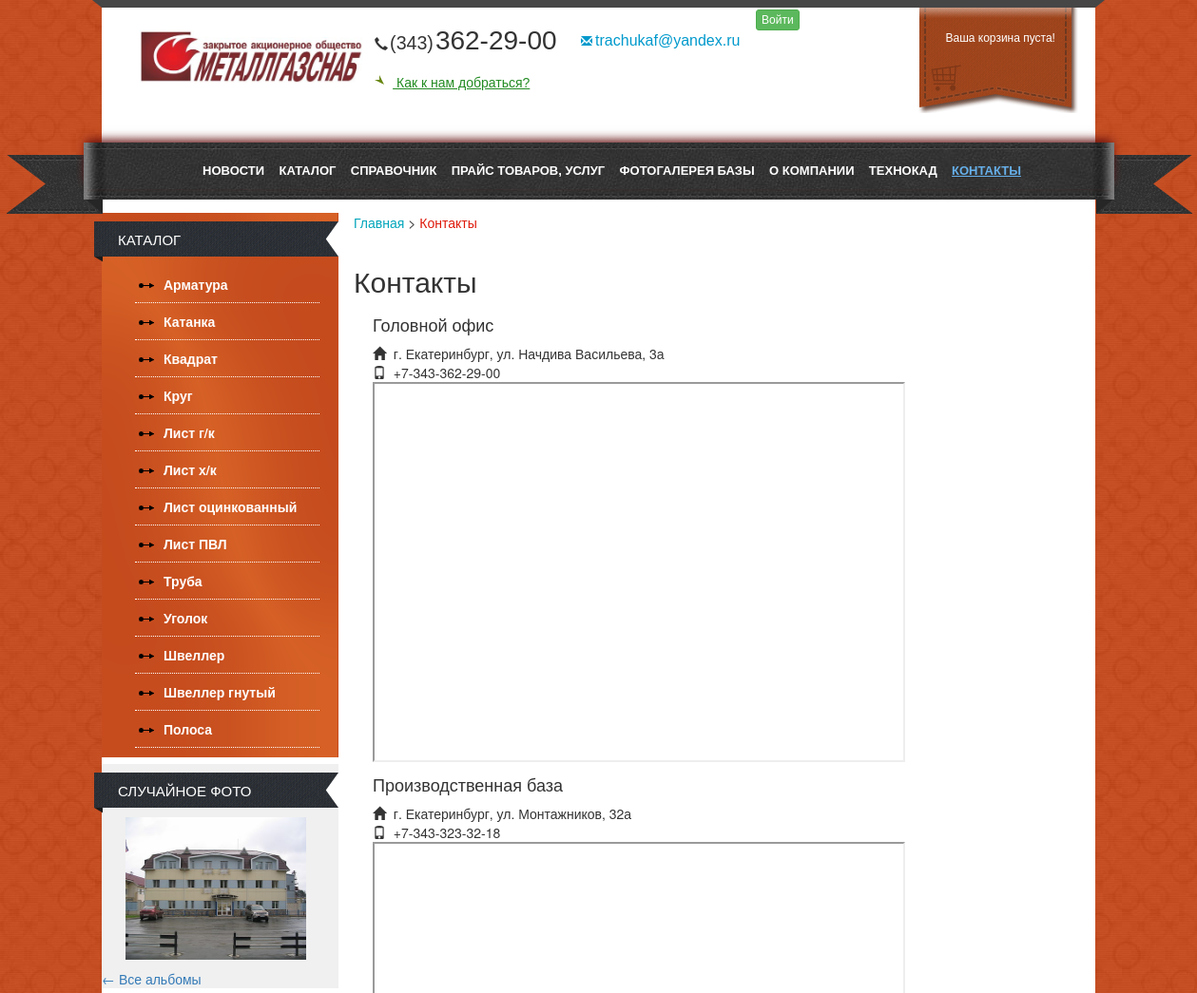
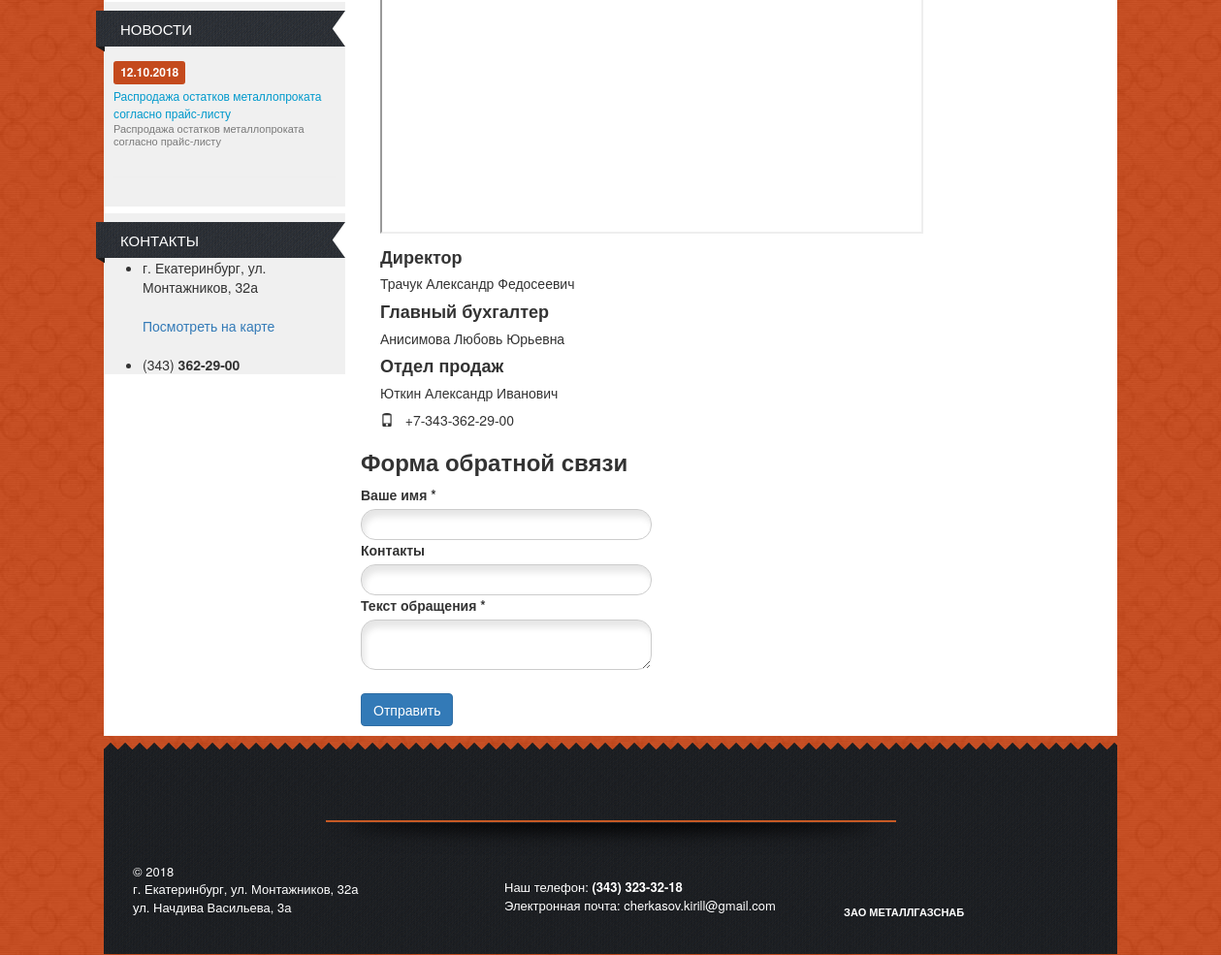
The app's page /contact/, older data (2 pictures, top to bottom).
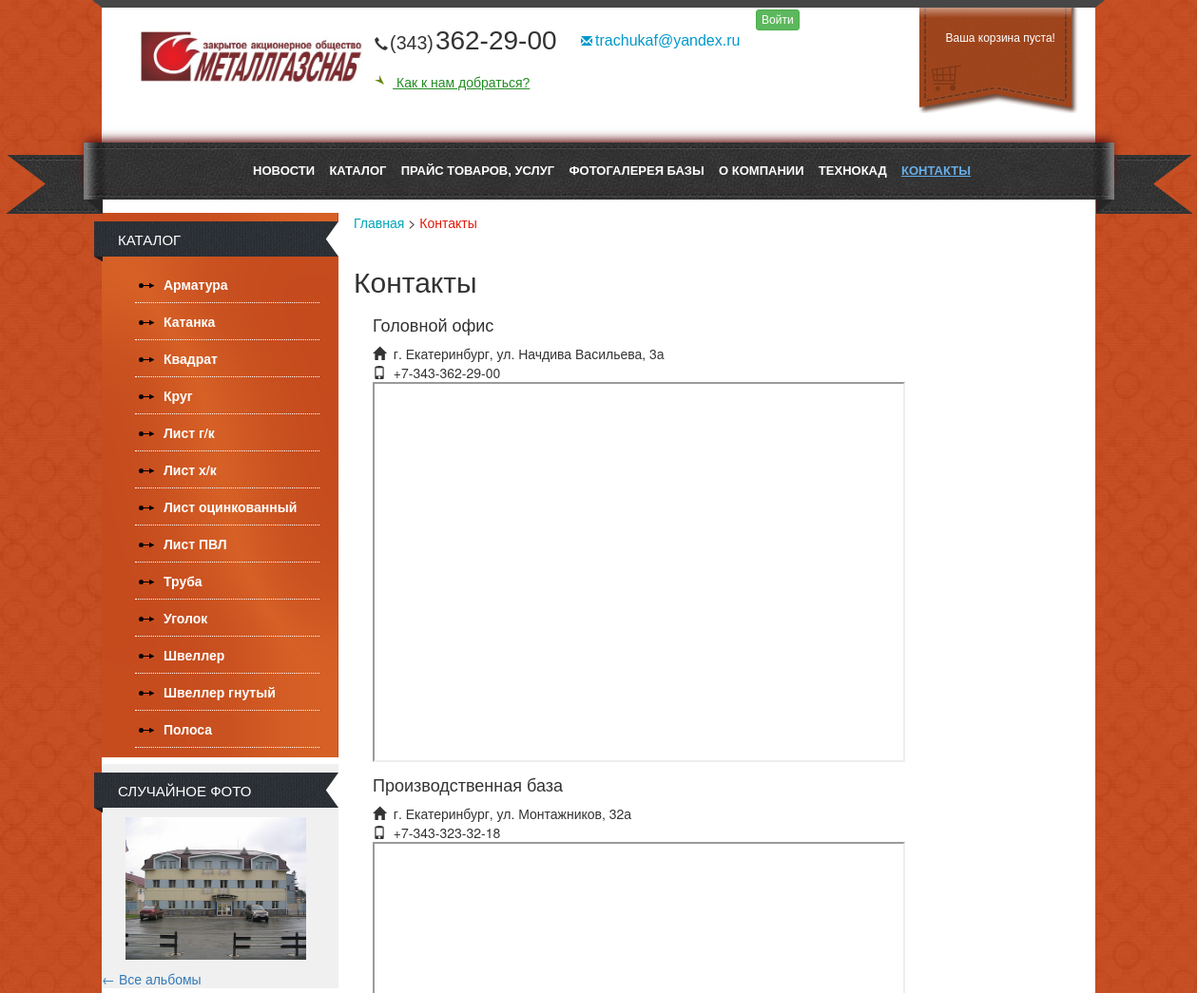
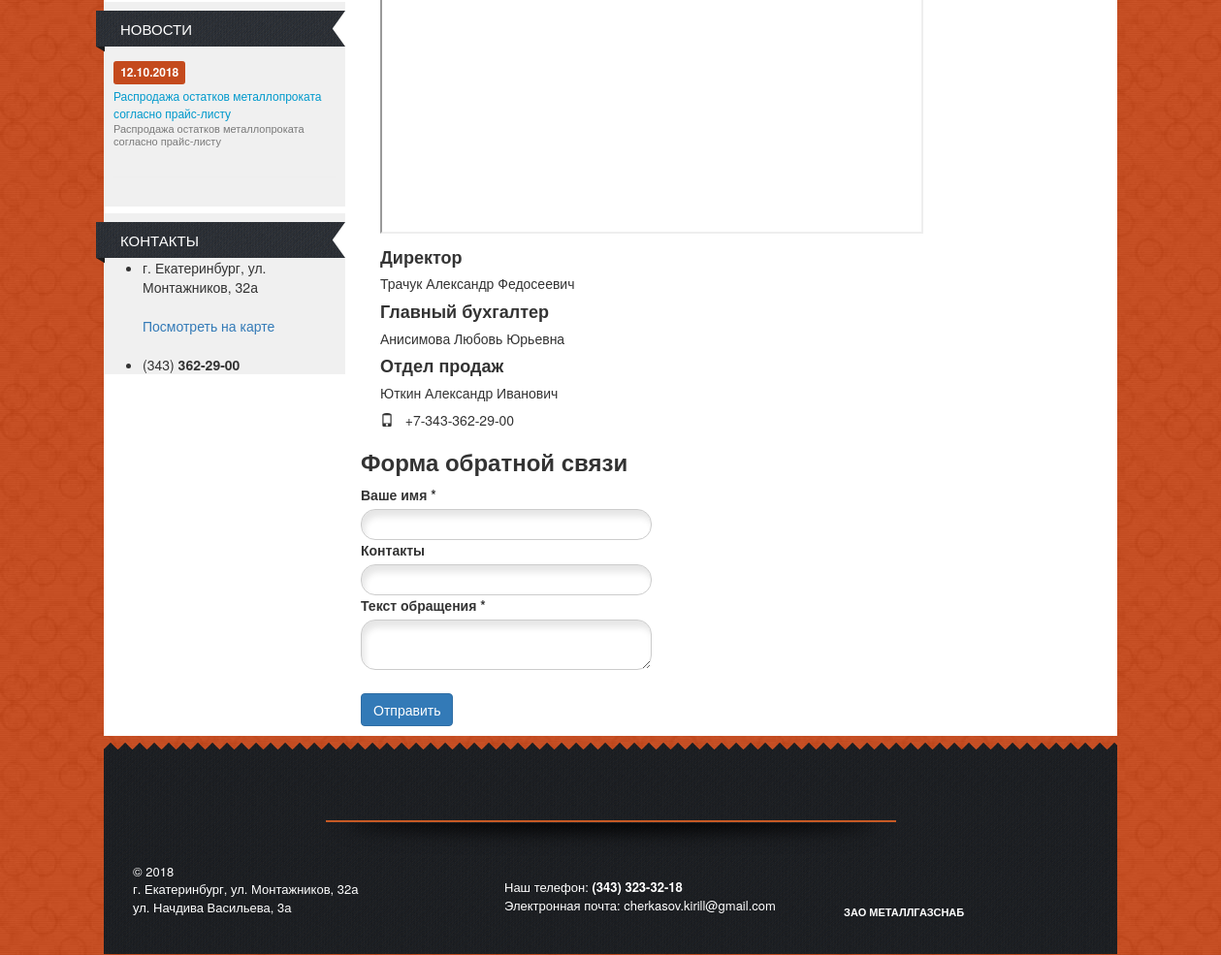
The same page, newer data (2 pictures, top to bottom).
### mainapp/models.py (models this page shows, shortened)
class TopMenu(models.Model):
    name = models.CharField(max_length=32, verbose_name="Наименовение")
    slug = models.SlugField(unique=True, verbose_name="Ссылка")
    visible = models.BooleanField(default=True, verbose_name="Видимость")
    desc = HTMLField(blank=True, null=True, verbose_name="Наполнение")
    image = models.ImageField(blank=True, null=True, verbose_name="Изображение")
    system = models.BooleanField(default=False, verbose_name="Системное")

class Organization(models.Model):
    logo = models.ImageField(upload_to='logo', verbose_name="Логотип")
    desc = HTMLField(verbose_name="О компании", blank=True, null=True)
    phone = models.CharField(max_length=64, blank=True, null=True, verbose_name="Телефон")
    phone_prefix = models.CharField(max_length=10, blank=True, null=True, verbose_name="Код города")
    email = models.CharField(max_length=256, blank=True, null=True, verbose_name="Электронная почта")
    contact_text = models.CharField(max_length=128, blank=True, null=True, verbose_name="Контактный текст")
    footer_email = models.EmailField(blank=True, null=True, verbose_name="Email в футере")
    footer_desc = models.TextField(blank=True, null=True, verbose_name="Описание в футере")
    footer_phone = models.CharField(max_length=64, blank=True, null=True, verbose_name="Телефон в футере")
    name = models.CharField(max_length=64, blank=True, null=True, verbose_name="Наименование")
    main_page_desc = HTMLField(blank=True, null=True, verbose_name="Текст внизу на главной странице")

class Category(models.Model):
    name = models.CharField(max_length=128, unique=True, verbose_name="Наименование")
    desc = HTMLField(blank=True, null=True, verbose_name="Описание")
    image = models.ImageField(upload_to='category', blank=True, null=True, verbose_name="Изображение")
    related = models.ManyToManyField('self', blank=True, verbose_name="Сопутствующие категории")
    is_active = models.BooleanField(blank=True, default=True, verbose_name='Активна')

class PhotoImage(models.Model):
    album = models.ForeignKey(PhotoAlbum, verbose_name="Альбом", on_delete=models.CASCADE,  blank=True, null=True)
    image = models.ImageField(verbose_name="Изображение", upload_to='album')
    desc = HTMLField(blank=True, null=True, verbose_name="Описание")
    name = models.CharField(max_length=128, verbose_name="Наименовение", blank=True, null=True)
    visible = models.BooleanField(default=True, verbose_name="Видимость")

class News(models.Model):
    name = models.CharField(max_length=256, verbose_name="Наименовение")
    desc = HTMLField(verbose_name="Содержание")
    date = models.DateTimeField(auto_now_add=True, blank=True)

class Contact(models.Model):
    name = models.CharField(max_length=256, verbose_name="Наименовение")
    desc = HTMLField(blank=True, null=True, verbose_name="Описание")
    map = models.CharField(max_length=256, verbose_name="Ссылка на карту", blank=True, null=True)
    phone = models.CharField(max_length=64, blank=True, null=True, verbose_name="Телефон")
    address = models.TextField(verbose_name="Адрес", blank=True, null=True)
    position = models.CharField(max_length=64, verbose_name="Должность", blank=True, null=True)

### mainapp/views.py (the view)
# urls.py: path('contact/', list_contact),
def contact(request):
    context = get_common_context()
    context['breadcrumbs'].append(BreadCrumb('Контакты', 'contact'))
    contacts = Contact.objects.all()
    places = []
    peoples = []
    for item in contacts:
        if item.map:
            places.append(item)
        if item.position:
            peoples.append(item)
    context['page'] = 'contact'
    context['places'] = places
    context['peoples'] = peoples
    return render(request, 'contact.html', context)

### mainapp/views.py (called while the page is built)
def get_common_context():
    categories = Category.objects.all()
    menu_list = TopMenu.objects.all()
    breadcrumbs = [
        BreadCrumb('Главная', '/')
    ]
    organization = Organization.objects.all()[0]
    news = News.objects.all().order_by('date')
    if news:
        news = news[:1][0]
    album = random.choice(PhotoAlbum.objects.all())
    photo = random.choice(PhotoImage.objects.filter(album=album))
    return {'organization': organization, 'menu_list': menu_list, 'categories': categories, 'news': news,
            'random_photo': photo, 'breadcrumbs': breadcrumbs}

### templates/contact.html (shortened to what this page needs)
{% extends 'base.html' %}
{% load staticfiles %}
{% block content %}
    <div class="box unstyled">
        <div class="inner">
            <div class="padd">
                <div class="header-sect"><h2>Контакты</h2></div>
                <div class="contact-page">
                    {% for place in places %}
                        <div class="contact-item">
                            <h4>{{ place.name }}</h4>
                            <div class="contact-address">
                                <span class="glyphicon glyphicon-home"></span>&nbsp;&nbsp;{{ place.address }} <br/>
                                <span class="glyphicon glyphicon-phone"></span>&nbsp;&nbsp;{{ place.phone }} <br/>
                                {{ place.map | safe }}
                            </div>
                        </div>
                    {% endfor %}
                    {% for people in peoples %}
                        <div class="contact-item">
                            <h4><b>{{ people.position }}</b></h4>
                            <h5>{{ people.name }}</h5>
                            {% if people.phone %}<span class="glyphicon glyphicon-phone"></span>&nbsp;&nbsp;
                                {{ people.phone }} <br/>
                            {% endif %}
                        </div>
                    {% endfor %}
                </div>
                <h3><b>Форма обратной связи</b></h3>
                <form action="/feedback/">
                    <label for="input-name">Ваше имя *</label><br/>
                    <input class="feedback-form" required="required" id="input-name" type="text"/> <br/>
                    <label for="input-contact">Контакты</label><br/>
                    <input class="feedback-form" id="input-contact" type="text"/> <br/>
                    <label for="input-text">Текст обращения *</label><br/>
                    <textarea class="feedback-form" id="input-text" required="required" type="textarea"></textarea>
                    <br/>
                    <input type="submit" class="btn btn-primary" value="Отправить"/>
                </form>
            </div>
        </div>
    </div>
{% endblock %}

### templates/base.html (shortened to what this page needs)
{% load staticfiles %}
<!DOCTYPE html>
<html lang="en">
<head>
    {% block styles %}
        <link rel="stylesheet" href="{% static "css/base.css" %}"/>
        <link rel="stylesheet" href="{% static "css/bootstrap.css" %}"/>
        <link rel="stylesheet" href="{% static "css/bootstrap3.css" %}"/>
    {% endblock %}
</head>
<body>
<div class="wrap">
    <div class="header">
        <div class="header-topper">
            <span class="lside"></span>
            <span class="rside"></span>
        </div>
        <div class="main_menu">
            <div class="bg">
                <span class="lside"></span>
                <div class="aligner">
                    <ul>
                        {% for menu in menu_list %}
                            {% if menu.visible %}
                                <li>
                                    <a href="/{{ menu.slug }}/"
                                       class="{% if page == menu.slug %}active{% endif %}">{{ menu.name|upper }}</a>
                                </li>
                            {% endif %}
                        {% endfor %}
                    </ul>
                </div>
                <span class="rside"></span>
            </div>
        </div>
        <div class="aligner">
            <div class="bg">
                <div class="header-blocks">
                    <div class="item first">
                            <span>
                                <div class="logo">
                                    <a href="/">
                                        <img alt="MGS" src="{{ organization.logo.url }}"/>
                                    </a>
                                </div>
                            </span>
                    </div>
                    <div class="item second">
                            <span>
                                <div class="head-text">
                                    <span class="glyphicon glyphicon-earphone"></span><span>({{ organization.phone_prefix }})</span>{{ organization.phone }}
                                </div>
                                <br/>
                                <div>
                                    <a href="/contact/">
                                        <i class="ico ico-navigate"></i>
                                        {{ organization.contact_text|capfirst }}
                                    </a>
                                </div>
                            </span>
                    </div>
                    <div class="item third">
                            <span>
                                <div class="email">
                                    <a class="blue" href="mailto:{{ organization.email }}">
                                        <span class="glyphicon glyphicon-envelope"
                                              style="font-size: 12px; margin-right: 3px;"></span>{{ organization.email }}
                                    </a>
                                </div>
                            </span>
                    </div>
                    <div class="item fourth" style="width: 264px">
                        {% if not user.is_authenticated %}
                            <a href="/user/login/">
                                <button type="button" id="login" class="btn btn-success btn-xs">
                                    Войти
                                </button>
                            </a>
                        {% endif %}
                    </div>
                    <div class="item last" id="header-card">
                            <span style="padding-left: 15px;">
                                <div class="box cart_box">
                                    <div class="basket">
                                        Ваша корзина пуста!
                                    </div>
                                </div>
                            </span>
                    </div>
                </div>
            </div>
        </div>
    </div>
    <div class="bgr">
        <div class="aligner">
            <div class="main">
                <aside class="left">
                    <div class="box catalog">
                        <div class="title">
                            <span><a href="/catalog/">Каталог</a></span>
                        </div>
                        <div class="inner">
                            <ul class="menu">
                                {% for category in categories %}
                                    <li><span><a
                                            href="/category/{{ category.id }}">{{ category.name | capfirst }}</a></span>
                                    </li>
                                {% endfor %}
                            </ul>
                        </div>
                    </div>
                    <div class="box">
                        <div class="title">
                            <span>Случайное фото</span>
                        </div>
                        <div class="inner">
                            <div class="imgitem ib"><a
                                    href="{{ random_photo.image.url }}"
                                    class="popup" rel="gallery"><img alt="{{ random_photo.image.name }}"
                                                                     src="{{ random_photo.image.url }}">
                            </a></div>
                        </div>
                        <a href="/gallery/">← Все альбомы</a></div>
                    <div class="box news">
                        <div class="title">
                            <span><a href="/news/" style="color:inherit;">Новости</a></span>
                        </div>
                        <div class="inner">
                            <div class="news">
                                <div class="item">
                                    <div class="txt">
                                        <div class="date"><span style="font-size: 12px;"
                                                                class="label label-styled">{{ news.date|date:"d.m.Y" }}</span>
                                        </div>
                                        <a href="/news/{{ news.id }}">{{ news.name }}</a>
                                        <div class="desc">{{ news.desc | safe }}</div>
                                    </div>
                                </div>
                                <hr class="double dotted">
                            </div>
                        </div>
                    </div>
                    <section class="box contact">
                        <div class="title">
                            <a href="/contact/"><span>Контакты</span></a>
                        </div>
                        <div>
                            <ul>
                                <li class="icon adress">
                                    <span>
				<div>г. Екатеринбург, ул. Монтажников, 32а
                    </div>
				<br>
				<a href="/contact/">Посмотреть на карте</a>
			</span>
                                </li>
                                <br>
                                <li class="icon phone">
                                    <span><span>(343)</span><strong> 362-29-00</strong></span>
                                </li>
                            </ul>
                        </div>
                    </section>
                </aside>
                <div id="center">
                    {% block breadcrumbs %}
                        <div class="breadcrumbs">
                            {% for crumb in breadcrumbs %}
                                <a href="{{ crumb.href }}"
                                   {% if forloop.counter == breadcrumbs|length %}class="active"{% endif %}>{{ crumb.name|capfirst }}</a>
                                {% if forloop.counter != breadcrumbs|length %}&gt;{% endif %}
                            {% endfor %}
                        </div>
                    {% endblock %}
                    {% block content %}
                    {% endblock %}
                </div>
            </div>
        </div>
    </div>
    <div class="spacer"></div>
    <div class="footer">
        <div class="bgr">
            <div class="inner">
                <div class="aligner">
                    <div class="shadow"></div>
                    <div class="footer-left">&copy; {% now "Y" %}<br/>{{ organization.footer_desc|safe }}</div>
                    <div class="footer-center">Наш телефон:
                        <b>({{ organization.phone_prefix }}) {{ organization.footer_phone }}</b><br/>
                        Электронная почта: <a
                                href="mailto:{{ organization.footer_email }}">{{ organization.footer_email }}</a>
                    </div>
                    <div class="footer-sticker"></div>
                    <div class="footer-create"><b><a href="/">{{ organization.name | upper }}</a></b>
                    </div>
                </div>
            </div>
        </div>
    </div>
</div>
</body>
</html>

Row changes from the older to the newer data that the page shows:
removed TopMenu: name "СПРАВОЧНИК"
